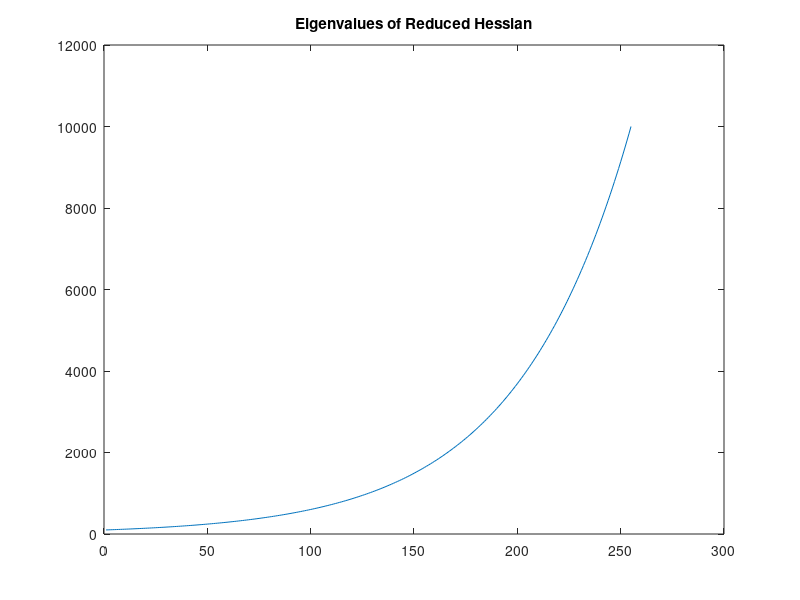
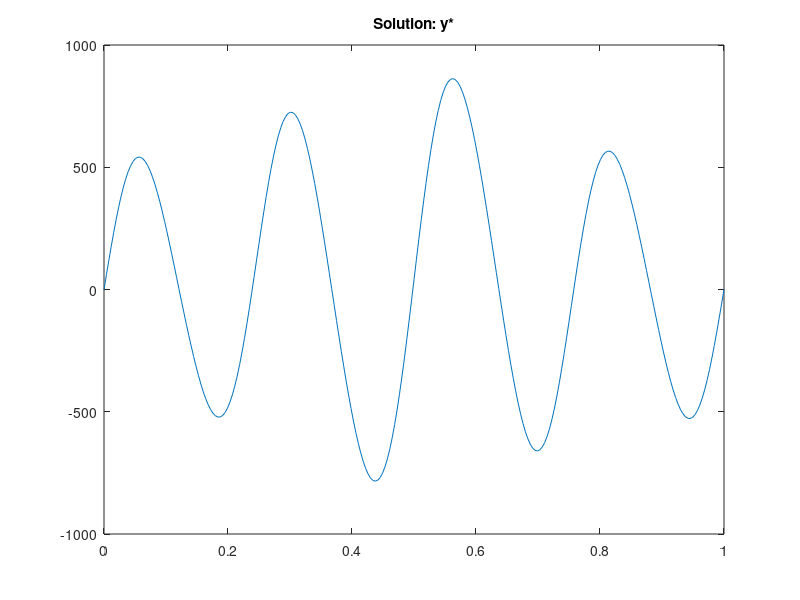
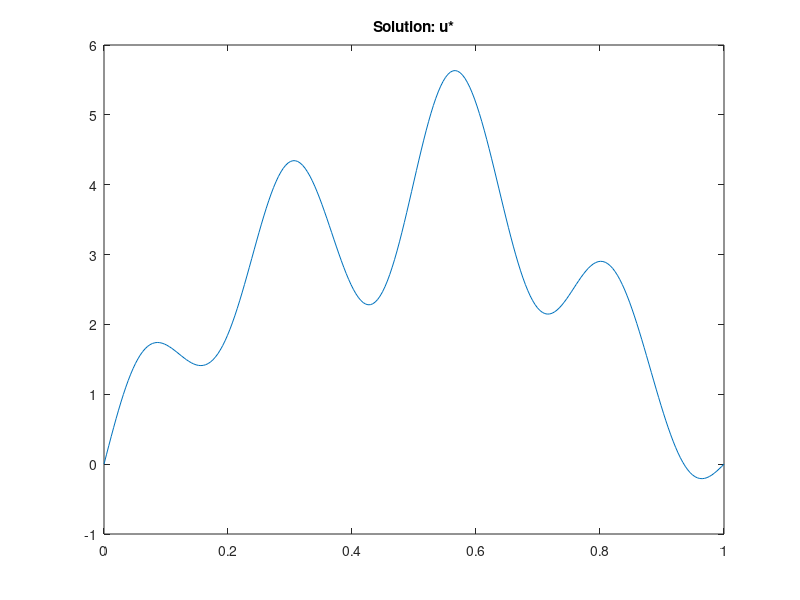

Write the MATLAB code that produced these figures, in order.
% Generate test problem for Wendy (10/25/10)
% of the form
%          minimize    0.5 |y-y*|^2 + 0.5 beta |u|^2
%          subject to  - Del y = u
% where Del is the 1-dimensional discrete Laplacian.
% Here I scale the norm for |u| by a diagonal matrix D.

%--------------------------------------------------------
% Generate discrete Laplacian

n = 255;
h = 1/(n+1);
A = zeros(n,n);
A(1,1) = -2;
for i=2:n;
    A(i,i) = -2;
    A(i-1,i) = 1;
    A(i,i-1) = 1;
end;
A = (1/h^2)*A;
Ai = inv(A);

%--------------------------------------------------------
% Specify norm for |u|, and specify beta

beta = 1;
D = logspace(2,4,n);
D = diag(D);

%--------------------------------------------------------
% Plot eigenvalues of the reduced Hessian

H = Ai*Ai + beta*D; H = (H+H')/2;
e = eig(H);
figure(11), plot(e), title('Eigenvalues of Reduced Hessian')

%--------------------------------------------------------
% Specify y* and determine u*

tt = linspace(0,1,n+2)';
t  = tt(2:end-1);
%ys = 4000*( sin(pi*t) + 1.25*sin(4*pi*t) - 1.75*sin(6*pi*t) + 4.0*sin(8*pi*t) ) + 5*sin(16*pi*t);
ys = 40*( sin(pi*t) + 1.25*sin(4*pi*t) - 4*sin(6*pi*t) + 16*sin(8*pi*t) ) + 32*sin(16*pi*t);
%ys =  -(t-1/2).^2+1/4;
yy = [0; ys; 0];
figure(21), plot(tt,yy), title('Solution: y*')

%us = H \ (A \ ys);
us=-A\ys;
uu = [0; us; 0];
figure(31), plot(tt,uu), title('Solution: u*')

% disp('Compute objective function and gradient at u* (version 1)')
% AGET=A;
% save AGET AGET;
% v1 = Ai*us-ys;
% v2 = Ai*v1;
% v3 = beta*D*us;
% g_us = v2+v3;
% f_us = 0.5*v1'*v1 + 0.5*beta*us'*D*us
% n_g_us = norm(g_us,'inf')
% 
% disp('Compute objective function and gradient at u* (version sfun)')
% [f,g]=sfun(uu);
% f_s=f
% g_s=norm(g,'inf')
